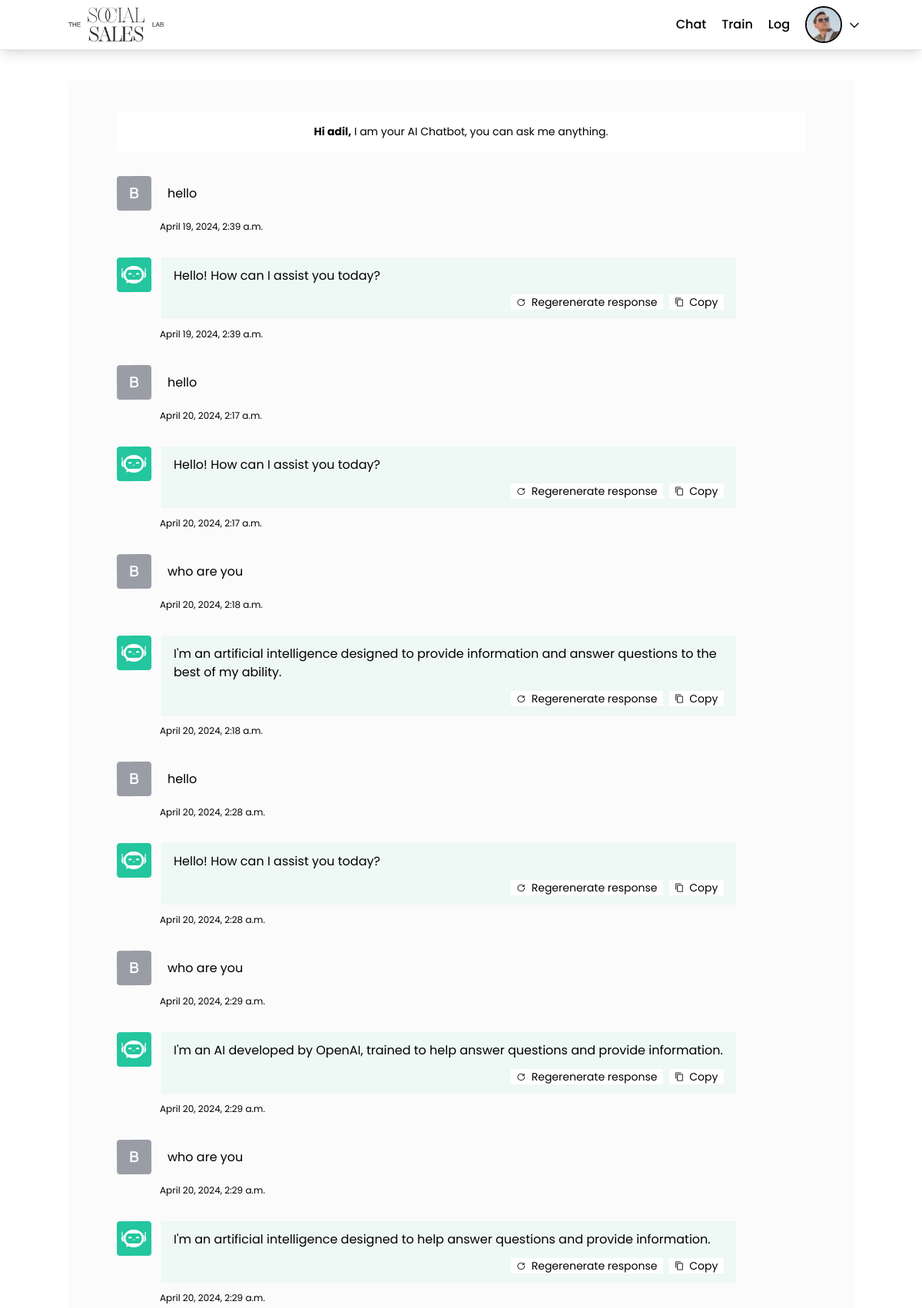
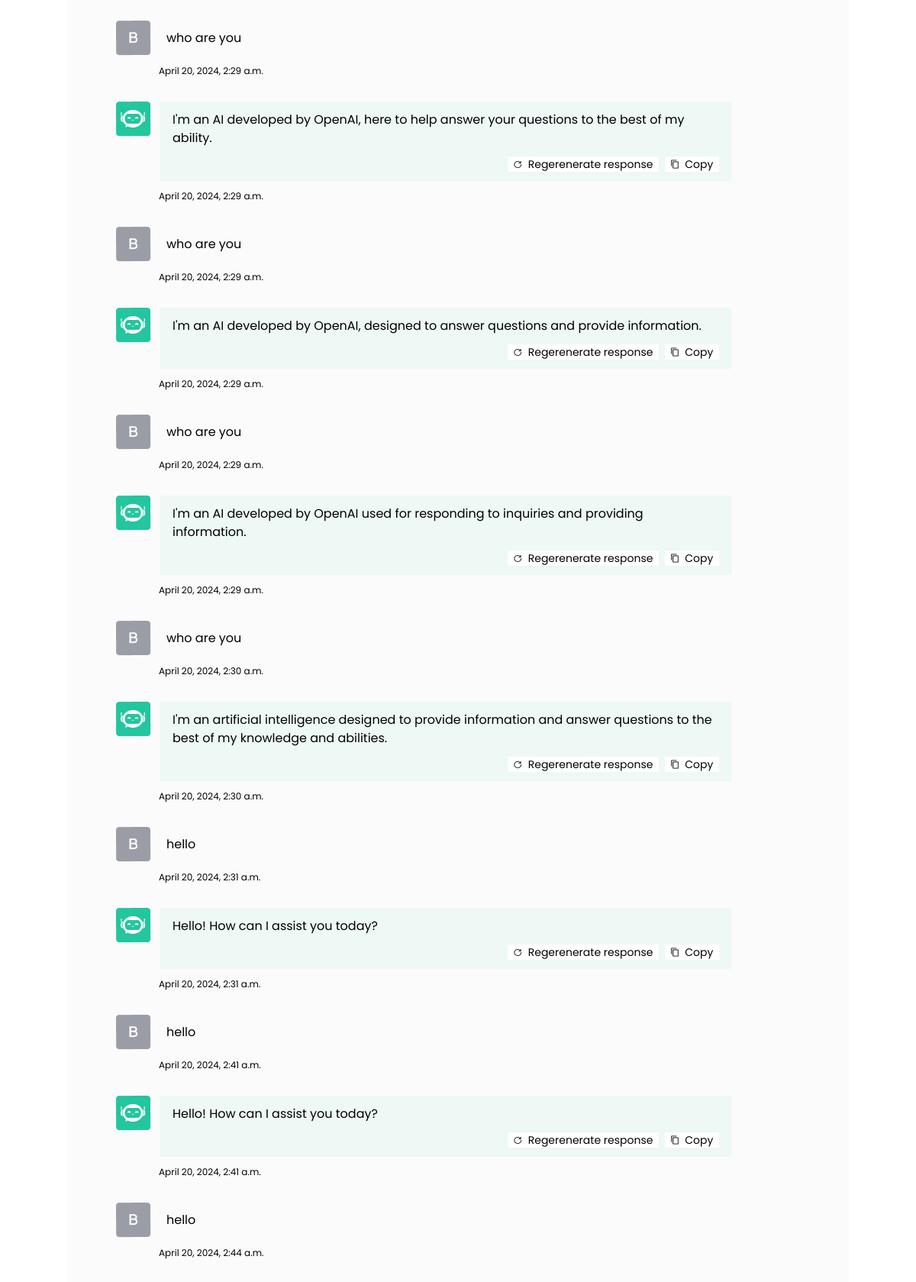
Screenshot of /chatbot (signed in, upper part) with the database file from the repository (2 pictures, top to bottom).
### chatbot/models.py (models this page shows, shortened)
class Chat(models.Model):
    user = models.ForeignKey(User, on_delete=models.CASCADE)
    message = models.TextField()
    response = models.TextField()
    created_at = models.DateTimeField(auto_now_add=True)

### chatbot/views.py (the view, shortened to what this page needs)
# urls.py: path('chatbot', views.chatbot, name='chatbot'),
def chatbot(request):
    chats = Chat.objects.filter(user=request.user)
    dict = {}
    for chat in chats:
        dict[uuid.uuid4().hex[:6].upper()] = chat
    return render(request, 'chatbot.html', {'chats': dict.items()})

### templates/chatbot.html (shortened to what this page needs)
{% extends 'base.html' %} {% load static %} {% block content %}
<div class="bg-[#FBFBFB] my-10 px-4 py-2 md:px-16 md:py-10">
  <p class=" text-sm font-poppins text-center bg-white p-4">
    <b>Hi {{user.username}},</b> I am your AI Chatbot, you can ask me anything.
  </p>
  <div class="messages-list mt-5">
    {% for key, value in chats %} {% if value.user == request.user %}
    <div class="mt-8 flex gap-x-5 items-center">
      <img src="{% static 'images/basit.png' %}" alt="profile-img" />
      <p class="font-normal font-poppins">{{ value.message }}</p>
    </div>
    <p class="text-xs mt-3 ml-14 font-poppins">{{ value.created_at }}</p>
    <div class="mt-8">
      <div class="flex items-start gap-x-3 w-[90%]">
        <img src="{% static 'images/ai.png' %}" alt="AI" class="" />
        <div class="relative bg-[#23C69E0F] w-full h-full px-4 py-3">
          <p id="npm-install-copy-button">
            {{ value.response }}
          </p>
          <div class="flex justify-end gap-x-2 mt-3">
            <button
              class="bg-white flex gap-x-2 items-center cursor-pointer px-2 -py-2"
              onclick="regenerate('{{ value.message }}')"
            >
              <img src="{% static 'images/reload.png' %}" alt="reload" />
              <p class="text-sm font-poppins">Regerenerate response</p>
            </button>
            <button
              data-copy-to-clipboard-target="npm-install-copy-button"
              data-tooltip-target="tooltip-copy-npm-install-copy-button"
              class=""
              onclick="copy('{{ key }}');"
              id="copy_{{ key }}"
            >
              <span
                id="default-icon"
                class="bg-white flex gap-x-2 items-center px-2 -py-1"
              >
                <img
                  src="{% static 'images/copy.png' %}"
                  alt="copy"
                  class="h-3"
                />
                <p class="text-sm font-poppins">Copy</p>
              </span>
            </button>
          </div>
        </div>
      </div>
    </div>
    <p class="text-xs mt-3 ml-14 font-poppins">{{ value.created_at }}</p>
    {% endif %} {% endfor %}
  </div>
</div>
{% endblock %}

### static/css/index.css (style rules this page uses)
* { font-family: "poppins"; }

### rows the page displays
Chat: message "hello", created_at "April 19, 2024, 2:39 a.m.", response "Hello! How can I assist you today?"
Chat: message "hello", created_at "April 20, 2024, 2:17 a.m.", response "Hello! How can I assist you today?"
Chat: message "who are you", created_at "April 20, 2024, 2:18 a.m.", response "I'm an artificial intelligence designed to provide information and answer questions to the best of my ability."
Chat: message "hello", created_at "April 20, 2024, 2:28 a.m.", response "Hello! How can I assist you today?"
Chat: message "who are you", created_at "April 20, 2024, 2:29 a.m.", response "I'm an AI developed by OpenAI, trained to help answer questions and provide information."
Chat: message "who are you", created_at "April 20, 2024, 2:29 a.m.", response "I'm an artificial intelligence designed to help answer questions and provide information."
Chat: message "who are you", created_at "April 20, 2024, 2:29 a.m.", response "I'm an AI developed by OpenAI, here to help answer your questions to the best of my ability."
Chat: message "who are you", created_at "April 20, 2024, 2:29 a.m.", response "I'm an AI developed by OpenAI, designed to answer questions and provide information."
Chat: message "who are you", created_at "April 20, 2024, 2:29 a.m.", response "I'm an AI developed by OpenAI used for responding to inquiries and providing information."
Chat: message "who are you", created_at "April 20, 2024, 2:30 a.m.", response "I'm an artificial intelligence designed to provide information and answer questions to the best of my knowledge and abilities."
Chat: message "hello", created_at "April 20, 2024, 2:31 a.m.", response "Hello! How can I assist you today?"
Chat: message "hello", created_at "April 20, 2024, 2:41 a.m.", response "Hello! How can I assist you today?"
Chat: message "hello", created_at "April 20, 2024, 2:44 a.m."

### other values shown
{{ user.username }} "adil"
